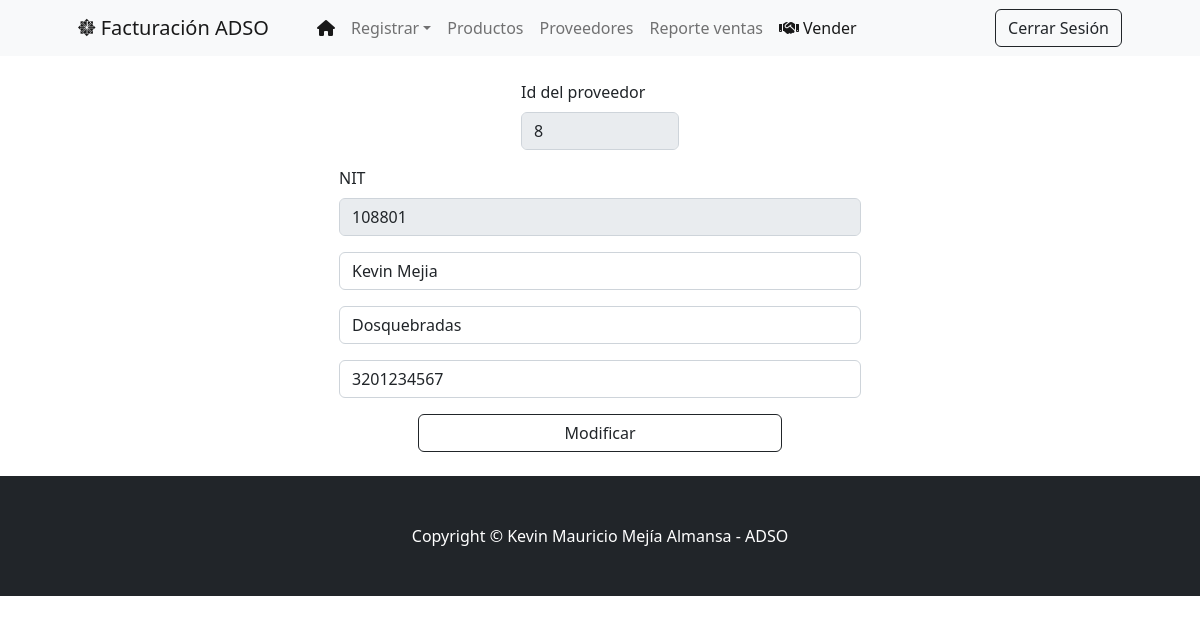
Screenshot of /modificar_proveedor.php?id=8 with the database file from the repository.
### tables this page shows
CREATE TABLE `proveedor` (
  `id_proveedor` int(10) UNSIGNED NOT NULL,
  `nit` varchar(10) DEFAULT NULL,
  `nombre` varchar(80) DEFAULT NULL,
  `ubicacion` varchar(100) DEFAULT NULL,
  `telefono` char(10) DEFAULT NULL,
  `estado` tinyint(1) NOT NULL DEFAULT 1
);

### modificar_proveedor.php (the view, shortened to what this page needs)
<?php include("conexion.php"); ?>
<?php include("includes/header.php"); ?>
<?php
if (isset($_GET['id'])) {
    $id = $_GET['id'];
    $consulta = $conexion->query(
        "SELECT * FROM proveedor WHERE id_proveedor = $id;"
    );
    if ($consulta->num_rows > 0) {
        while ($row = $consulta->fetch_assoc()) {
            $id_proveedor = $row['id_proveedor'];
            $nit = $row['nit'];
            $nombre = $row['nombre'];
            $ubicacion = $row['ubicacion'];
            $telefono = $row['telefono'];
        }
    }
}
?>
<div class="container">
    <div class="row p-4">
        <div class="col-6 mx-auto">
            <form action="" method="POST">
                <div class="row d-flex justify-content-center">
                    <div class="mb-3 col-4">
                        <label class="form-label" for="inputid">Id del proveedor</label>
                        <input type="number" class="form-control" id="inputid" value="<?php echo $id_proveedor; ?>"
                            name="id_proveedor" disabled>
                    </div>
                </div>
                <div class="mb-3">
                    <label for="nit" class="form-label">NIT</label>
                    <input type="text" class="form-control" id="nit" value="<?php echo $nit; ?>" name="nit" disabled>
                </div>
                <div class="mb-3">
                    <input type="text" class="form-control" id="inputnombre" value="<?php echo $nombre; ?>"
                        name="nombre_proveedor" required>
                </div>
                <div class="mb-3">
                    <input type="text" class="form-control" id="inputubicacion" value="<?php echo $ubicacion; ?>"
                        name="ubicacion_proveedor" required>
                </div>
                <div class="mb-3">
                    <input type="text" class="form-control" id="inputtelefono" value="<?php echo $telefono; ?>"
                        name="telefono_proveedor" required>
                </div>
                <div class="row d-flex justify-content-center">
                    <button type="submit" class="btn btn-outline-dark d-flex justify-content-center col-8"
                        name="modificar_proveedor">Modificar</button>
                </div>
            </form>
        </div>
    </div>
</div>
<?php include("includes/footer.php"); ?>

### rows the page displays
proveedor: id_proveedor "8", nit "108801", nombre_proveedor "Kevin Mejia", ubicacion_proveedor "Dosquebradas", telefono_proveedor "3201234567"
